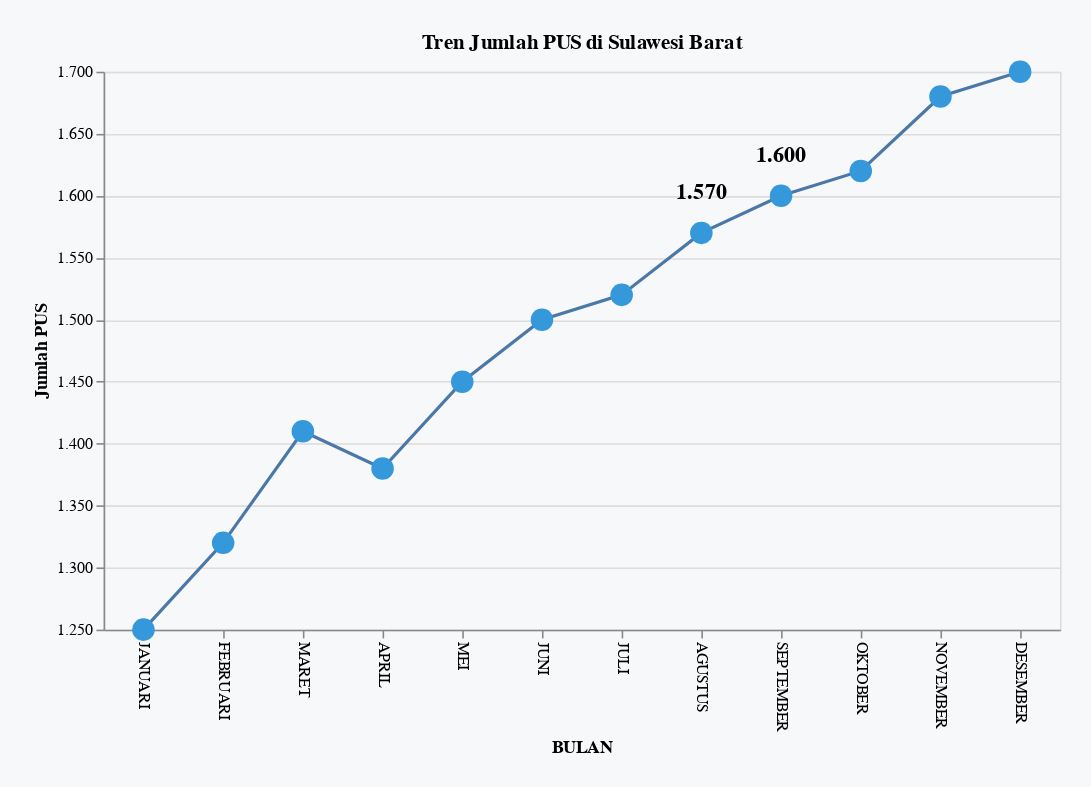

Notebook code for this chart:
### Code cell
import pandas as pd
import altair as alt

# Data dummy dengan bulan kapital
data = {
    'BULAN': ['JANUARI', 'FEBRUARI', 'MARET', 'APRIL', 'MEI', 'JUNI', 
              'JULI', 'AGUSTUS', 'SEPTEMBER', 'OKTOBER', 'NOVEMBER', 'DESEMBER'],
    'PUS': [1250, 1320, 1410, 1380, 1450, 1500, 
            1520, 1570, 1600, 1620, 1680, 1700]
}

df_for_viz = pd.DataFrame(data)
df_for_viz['PUS_formatted'] = df_for_viz['PUS'].apply(lambda x: f"{x:,}".replace(',', '.'))

# Definisi urutan bulan (kapital)
month_order = {
    'JANUARI': 1, 'FEBRUARI': 2, 'MARET': 3, 'APRIL': 4,
    'MEI': 5, 'JUNI': 6, 'JULI': 7, 'AGUSTUS': 8,
    'SEPTEMBER': 9, 'OKTOBER': 10, 'NOVEMBER': 11, 'DESEMBER': 12
}

# Hitung y_min dan y_max
y_min = df_for_viz['PUS'].min()
y_max = df_for_viz['PUS'].max()

# === Base Chart ===
base = alt.Chart(df_for_viz).mark_line(
    point=alt.OverlayMarkDef(
        size=200,
        filled=True,
        fillOpacity=1,
        color='#3498db'
    )
).encode(
    x=alt.X('BULAN:N', 
            sort=list(month_order.keys()),
            axis=alt.Axis(
                labelAngle=90,
                labelLimit=200,
                labelOverlap="parity"
            )),
    y=alt.Y('PUS:Q',
            scale=alt.Scale(domain=(y_min, y_max), nice=False),
            axis=alt.Axis(
                labelExpr='replace(format(datum.value, ",.0f"), ",", ".")',
                title='Jumlah PUS'
            )),
    tooltip=[
        alt.Tooltip('BULAN:N', title='Bulan'),
        alt.Tooltip('PUS_formatted:N', title='Jumlah PUS')
    ]
)

# === Anotasi Label ===
start_label = alt.Chart(df_for_viz).transform_filter(
    alt.datum.BULAN == df_for_viz['BULAN'].min()
).mark_text(
    align='center',
    dy=-25,
    fontSize=14,
    fontWeight='bold',
    color='black'
).encode(
    x=alt.X('BULAN:N', sort=list(month_order.keys())),
    y=alt.Y('PUS:Q'),
    text=alt.Text('PUS_formatted:N')
)

end_label = alt.Chart(df_for_viz).transform_filter(
    alt.datum.BULAN == df_for_viz['BULAN'].max()
).mark_text(
    align='center',
    dy=-25,
    fontSize=14,
    fontWeight='bold',
    color='black'
).encode(
    x=alt.X('BULAN:N', sort=list(month_order.keys())),
    y=alt.Y('PUS:Q'),
    text=alt.Text('PUS_formatted:N')
)

# === Gabungkan Semua Elemen ===
chart = alt.layer(
    base,
    start_label,
    end_label
).properties(
    title='Tren Jumlah PUS di Sulawesi Barat',
    width=600,
    height=350
).configure_view(
    strokeWidth=0
).configure_axis(
    grid=False,
    labelFontSize=12,
    titleFontSize=14
).configure(
    padding=20,
    background='#f6f8fa'
)

chart.show()

### Figure 1 — Vega-Lite specification as saved in the notebook (floating-point values rounded to 4 significant figures)
{"config": {"view": {"continuousWidth": 300, "continuousHeight": 300}, "background": "#f6f8fa", "padding": 20}, "layer": [{"mark": {"type": "line", "point": {"color": "#3498db", "fillOpacity": 1, "filled": true, "size": 200}}, "encoding": {"tooltip": [{"field": "BULAN", "title": "Bulan", "type": "nominal"}, {"field": "PUS_formatted", "title": "Jumlah PUS", "type": "nominal"}], "x": {"axis": {"labelAngle": 90, "labelLimit": 200, "labelOverlap": "parity"}, "field": "BULAN", "sort": ["JANUARI", "FEBRUARI", "MARET", "APRIL", "MEI", "JUNI", "JULI", "AGUSTUS", "SEPTEMBER", "OKTOBER", "NOVEMBER", "DESEMBER"], "type": "nominal"}, "y": {"axis": {"labelExpr": "replace(format(datum.value, \",.0f\"), \",\", \".\")", "title": "Jumlah PUS"}, "field": "PUS", "scale": {"domain": [1250.0, 1700.0], "nice": false}, "type": "quantitative"}}}, {"mark": {"type": "text", "align": "center", "color": "black", "dy": -25, "fontSize": 14, "fontWeight": "bold"}, "encoding": {"text": {"field": "PUS_formatted", "type": "nominal"}, "x": {"field": "BULAN", "sort": ["JANUARI", "FEBRUARI", "MARET", "APRIL", "MEI", "JUNI", "JULI", "AGUSTUS", "SEPTEMBER", "OKTOBER", "NOVEMBER", "DESEMBER"], "type": "nominal"}, "y": {"field": "PUS", "type": "quantitative"}}, "transform": [{"filter": "(datum.BULAN === 'AGUSTUS')"}]}, {"mark": {"type": "text", "align": "center", "color": "black", "dy": -25, "fontSize": 14, "fontWeight": "bold"}, "encoding": {"text": {"field": "PUS_formatted", "type": "nominal"}, "x": {"field": "BULAN", "sort": ["JANUARI", "FEBRUARI", "MARET", "APRIL", "MEI", "JUNI", "JULI", "AGUSTUS", "SEPTEMBER", "OKTOBER", "NOVEMBER", "DESEMBER"], "type": "nominal"}, "y": {"field": "PUS", "type": "quantitative"}}, "transform": [{"filter": "(datum.BULAN === 'SEPTEMBER')"}]}], "data": {"name": "data-eb3a4bfc90a8e5cc0f1164eec2d73a63"}, "height": 350, "title": "Tren Jumlah PUS di Sulawesi Barat", "width": 600, "$schema": "https://vega.github.io/schema/vega-lite/v5.20.1.json", "datasets": {"data-eb3a4bfc90a8e5cc0f1164eec2d73a63": [{"BULAN": "JANUARI", "PUS": 1250, "PUS_formatted": "1.250"}, {"BULAN": "FEBRUARI", "PUS": 1320, "PUS_formatted": "1.320"}, {"BULAN": "MARET", "PUS": 1410, "PUS_formatted": "1.410"}, {"BULAN": "APRIL", "PUS": 1380, "PUS_formatted": "1.380"}, {"BULAN": "MEI", "PUS": 1450, "PUS_formatted": "1.450"}, {"BULAN": "JUNI", "PUS": 1500, "PUS_formatted": "1.500"}, {"BULAN": "JULI", "PUS": 1520, "PUS_formatted": "1.520"}, {"BULAN": "AGUSTUS", "PUS": 1570, "PUS_formatted": "1.570"}, {"BULAN": "SEPTEMBER", "PUS": 1600, "PUS_formatted": "1.600"}, {"BULAN": "OKTOBER", "PUS": 1620, "PUS_formatted": "1.620"}, {"BULAN": "NOVEMBER", "PUS": 1680, "PUS_formatted": "1.680"}, {"BULAN": "DESEMBER", "PUS": 1700, "PUS_formatted": "1.700"}]}}
